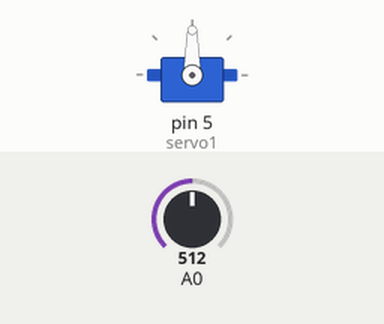
This sketch was run on a simulated Arduino Uno, built with avr-gcc and run on an emulated ATmega328P. Shown: servo. The test bench sets the inputs (shaded band); at power-on: A0 = 512.

Above: at 1.2 s.
1.3 s: A0 set to 716
At 2.0 s:
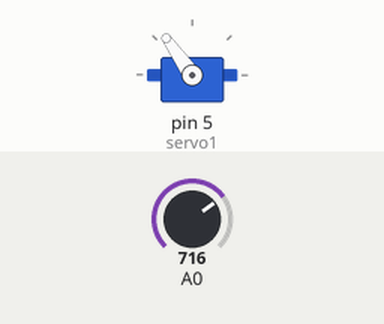
2.8 s: A0 set to 900
At 3.2 s:
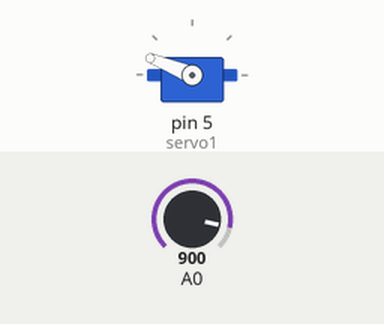
4.3 s: A0 set to 1023
At 5.5 s:
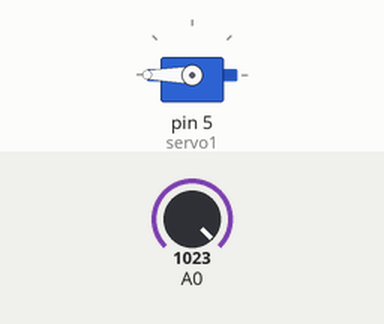
5.8 s: A0 set to 306
At 6.7 s:
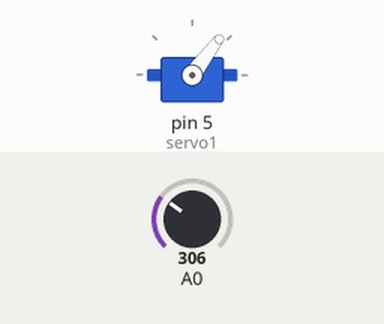
7.3 s: A0 set to 122
At 7.8 s:
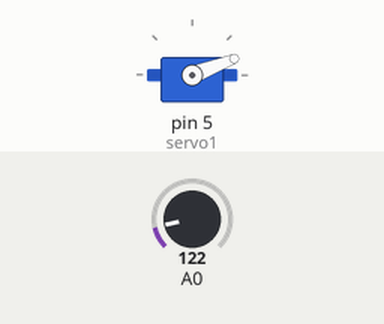
Timing chart, 0 to 9.8 s (numbered marks = the images above; inputs shaded):
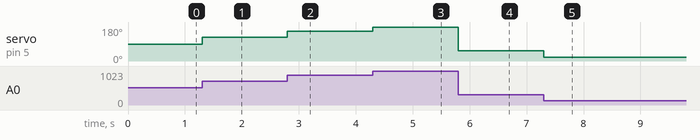

The sketch:

servo.ino
```cpp
#include <Servo.h>

Servo servo1;

int sensorvalue1;

void setup()
{
  pinMode(A0, INPUT);
  pinMode(5, OUTPUT);
  servo1.attach(5);
}

void loop()
{
  sensorvalue1 = analogRead(A0);
  sensorvalue1 = map(sensorvalue1, 0, 1023, 0, 180);
  servo1.write(sensorvalue1);
}
```

Measured:
- after the input at 1.3 s, servo on pin 5 (servo1): 90° → 125° at once
- after the input at 2.8 s, servo on pin 5 (servo1): 125° → 158° at once
- after the input at 4.3 s, servo on pin 5 (servo1): 158° → 180° at once
- after the input at 5.8 s, servo on pin 5 (servo1): 180° → 53° at once
- after the input at 7.3 s, servo on pin 5 (servo1): 53° → 21° at once
